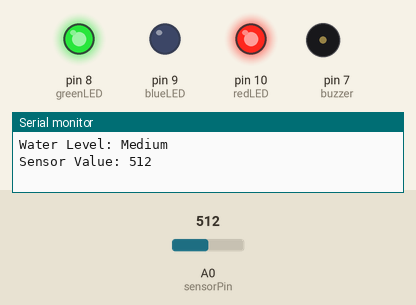
This sketch was run on a simulated Arduino Uno, built with avr-gcc and run on an emulated ATmega328P. Shown: output pins drawn as LEDs (lit = HIGH), buzzer (waves = sounding), the last lines printed to the serial monitor. Inputs (shaded band) come from the test bench; at power-on: A0 (sensorPin) = 512. Pins used as bus, display or sensor lines are not drawn.

Above: at 1.2 s.
1.3 s: A0 (sensorPin) set to 483
At 1.8 s:
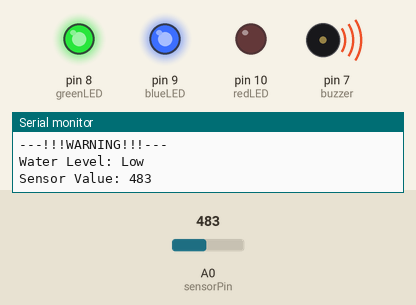
2.8 s: A0 (sensorPin) set to 610
At 4.0 s:
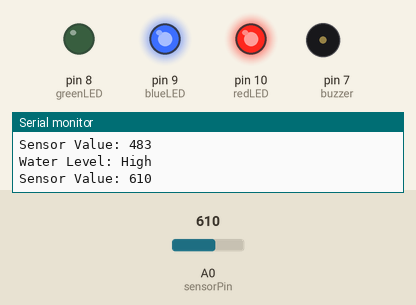
4.3 s: A0 (sensorPin) set to 585
At 5.5 s:
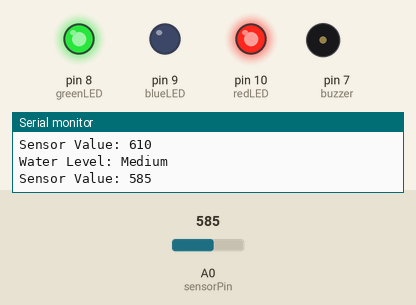
5.8 s: A0 (sensorPin) set to 490
At 6.7 s:
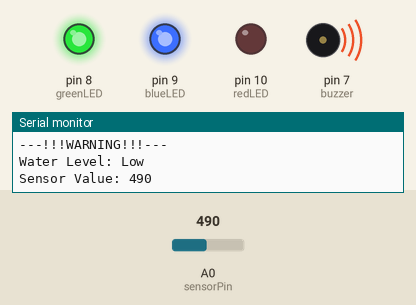
Timing chart, 0 to 8.3 s (numbered marks = the images above; inputs shaded):
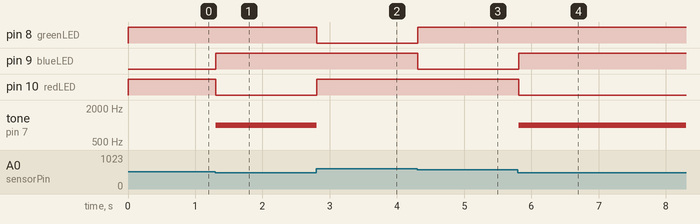

Measured:
- the behaviour switches between 501 and 500 on A0 (sensorPin) (found by bisection; images 0 and 1)
- the behaviour switches between 601 and 600 on A0 (sensorPin) (found by bisection; images 2 and 3)
- after the input at 1.3 s, pin 9 (blueLED): LOW → HIGH at once; pin 10 (redLED): HIGH → LOW at once; tone on pin 7 (buzzer): silent → 1000 Hz at once
- after the input at 2.8 s, pin 8 (greenLED): HIGH → LOW at once; pin 10 (redLED): LOW → HIGH at once; tone on pin 7 (buzzer): 1000 Hz → silent at once
- after the input at 4.3 s, pin 8 (greenLED): LOW → HIGH at once; pin 9 (blueLED): HIGH → LOW at once
- after the input at 5.8 s, pin 9 (blueLED): LOW → HIGH at once; pin 10 (redLED): HIGH → LOW at once; tone on pin 7 (buzzer): silent → 1000 Hz at once

The sketch:

_______.ino
```cpp
// 定義接腳
int sensorPin = A0;   // 水位感測器接腳
int redLED = 10;      // 低水位紅燈
int blueLED = 9;      // 中水位藍燈
int greenLED = 8;     // 高水位綠燈
int buzzer = 7;       // 蜂鳴器

// 初始化變數
int waterLevel = 0;          // 水位數值
String levelStatus = "";     // 水位等級
String lastLevelStatus = ""; // 上次的水位等級

void setup() {
  // 水位感測器接在A0為預設輸入腳位因此不用設定
  // 設定接腳為輸出
  pinMode(redLED, OUTPUT);
  pinMode(blueLED, OUTPUT);
  pinMode(greenLED, OUTPUT);
  pinMode(buzzer, OUTPUT);

  // 開啟序列通訊
  Serial.begin(9600);
}

void loop() {
  // 讀取水位感測器值
  waterLevel = analogRead(sensorPin);

  // 將數值轉換為水位等級並設定燈亮與蜂鳴器
  if (waterLevel > 600) {         // 高水位
    levelStatus = "High";         // 設定水位等級"High"
    digitalWrite(greenLED, LOW);  // 綠燈亮 (用負極接腳位所以是LOW)
    digitalWrite(blueLED, HIGH);  // 藍燈暗
    digitalWrite(redLED, HIGH);   // 紅燈暗
    digitalWrite(buzzer, HIGH);   // 蜂鳴器不叫
    noTone(buzzer);
  } else if (waterLevel > 500) {  // 中水位 (其餘同上)
    levelStatus = "Medium";
    digitalWrite(greenLED, HIGH);
    digitalWrite(blueLED, LOW);   // 藍燈亮
    digitalWrite(redLED, HIGH);
    digitalWrite(buzzer, HIGH);
    noTone(buzzer);
  } else {                        // 低水位 (其餘同上)
    levelStatus = "Low";
    digitalWrite(greenLED, HIGH);
    digitalWrite(blueLED, HIGH);
    digitalWrite(redLED, LOW);    // 紅燈亮
    tone(buzzer, 1000);           // 蜂鳴器警報
  }

  // 如果水位等級改變，才在序列監視器上顯示 (現在的等級不等於前一次紀錄的等級)
  if (levelStatus != lastLevelStatus) {
    if (levelStatus == "Low") {               // 如果是低水位就先彈出警告 (用來分隔)
      Serial.println("---!!!WARNING!!!---");
    }
    Serial.print("Water Level: ");    // 顯示字串"Water Level: "
    Serial.println(levelStatus);      // 顯示水位等級
    Serial.print("Sensor Value: ");   // 顯示字串"Sensor Value: "
    Serial.println(waterLevel);       // 顯示水位檢測器數值

    // 將現在的等級更新為上次顯示的水位等級 (紀錄)
    lastLevelStatus = levelStatus;
  }

  // 短暫延遲，避免頻繁刷新
  delay(100);
}
```
